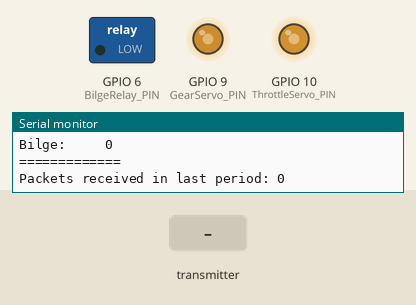
A program run on a simulated ESP32-S3. Shown: switched loads named in the program (green lamp = pin HIGH), output pins drawn as LEDs (lit = HIGH), the last lines printed to the serial monitor. Inputs (shaded band) come from the test bench.

Above: at 3.2 s.
3.3 s: the transmitter starts sending throttle = 1024
At 4.5 s:
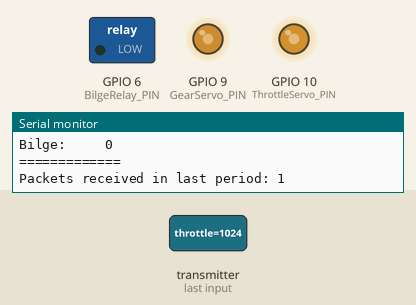
4.8 s: the transmitter starts sending throttle = 4095
At 5.8 s:
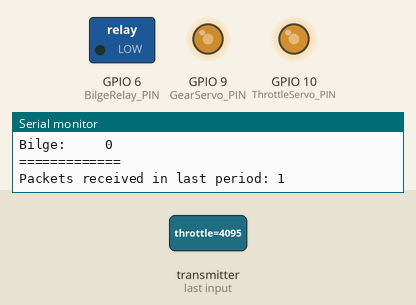
Timing chart, 0 to 7.8 s (numbered marks = the images above; inputs shaded):
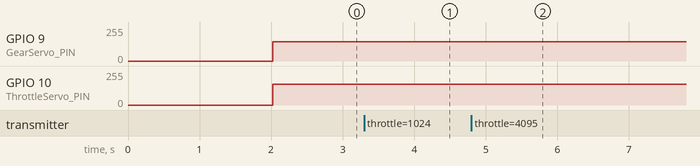

Measured:
- after the input at 3.3 s, GPIO 10 (ThrottleServo_PIN): 156/255 → 155/255 at once
- after the input at 4.8 s, GPIO 10 (ThrottleServo_PIN): 155/255 → 154/255 at once

The program:

main.cpp
```cpp
#include <Arduino.h>
#include <esp32-hal-ledc.h>
#include <WiFi.h>
#include <esp_wifi.h>
#include <esp_now.h>

#define MaxGearChangeThrottle 30

// ----------------------------
//   SETUP
// ----------------------------
// This code runs once, on startup

// Declare classes
// This uses the t-code object above

#define GearServo_PIN 9
#define GearServo_REVERSE 2000
#define GearServo_NEUTRAL 2300
#define GearServo_FORWARD 2600

#define ThrottleServo_PIN 10
#define ThrottleServo_MIN 2000
#define ThrottleServo_MAX 2500
#define ThrottleServo_ZERO (ThrottleServo_MIN + ThrottleServo_MAX) / 2

#define THROTTLE_INPUT_MAX 84000

#define BilgeRelay_PIN 6

#define PWM_RESOLUTION_BITS 12
#define DS3225_Servo_Freq 330

uint8_t newMACAddress[] = {0xb4,0x3a,0x45,0xb0,0xd4,0xa8};

// Position variables
int xLin;
float zeroAngle;
float xPosition;
float mode;
long startTime;
float motorVoltage;
uint64_t cycle = 0;
uint64_t pktsReceived = 0;

enum FOREBOARD_GEAR_STATE {
  GEAR_STATE_REVERSE = -1,
  GEAR_STATE_NEUTRAL = 0,
  GEAR_STATE_FORWARD = 1
};
FOREBOARD_GEAR_STATE safeGearState = GEAR_STATE_NEUTRAL;


class Servo
{
public:
  Servo() {}

  Servo(int pin, int freq, int pwm_bits, int in_min, int in_max, int out_min, int out_max)//, int zero = -1)
  {
    Serial.printf("Instantiating servo on pin %d\n", pin);

    _pin = pin;
    _freq = freq;
    _pwm_bits = pwm_bits; // resolution in bits
    _servo_int = 1000000 / freq;
    _in_min = in_min;
    _in_max = in_max;
    _out_min = out_min;
    _out_max = out_max;

    // Initialize the servo pin
    ledcAttach(_pin, _freq, _pwm_bits);
  }

  void write(int value)
  {
    int clamped;
    if (value > _in_max) {
      clamped = _in_max;
    } else if (value < _in_min) {
      clamped = _in_min;
    } else {
      clamped = value;
    }
    long out = map(clamped, _in_min, _in_max, _out_min, _out_max);
    ledcWrite(_pin, out);
  }

private:
  int _pin;
  int _freq;
  int _pwm_bits;
  int _servo_int;
  int _in_min;
  int _in_max;
  int _out_min;
  int _out_max;
  int _zero;
};

Servo GearServo;
Servo ThrottleServo;

// Structure example to receive data
// Must match the sender structure
typedef struct struct_message
{
  int id;
  int steer;    //-10000 to 10000
  int throttle; // 0 to 10000
  FOREBOARD_GEAR_STATE gear;     //-1,0,1
  int bilge;    // 1,0
} struct_message;

// Create a structure to hold the readings from each board
struct_message foreBoard;

void dumpState(struct_message *msg) {
  Serial.printf("=============\n");
  Serial.printf("ID:        %d\n", msg->id);
  Serial.printf("Steer:     %d\n", msg->steer);
  Serial.printf("Throttle:  %d\n", msg->throttle);
  Serial.printf("Gear       %d\n", (int)msg->gear);
  Serial.printf("Bilge:     %d\n", msg->bilge);
  Serial.printf("=============\n");
  Serial.println();
}

// callback function that will be executed when data is received
void OnDataRecv(const uint8_t *mac_addr, const uint8_t *incomingData, int len)
{
  struct_message incomingMessage = {0};
  char macStr[18];
  snprintf(macStr, sizeof(macStr), "%02x:%02x:%02x:%02x:%02x:%02x",
           mac_addr[0], mac_addr[1], mac_addr[2], mac_addr[3], mac_addr[4], mac_addr[5]);
  // Serial.printf("Received message from %s\n", macStr);

  memcpy(&incomingMessage, incomingData, sizeof(incomingMessage));

  // Update the structures with the new incoming data
  foreBoard.steer = incomingMessage.steer;
  foreBoard.throttle = incomingMessage.throttle;
  foreBoard.gear = incomingMessage.gear;
  foreBoard.bilge = incomingMessage.bilge;

  pktsReceived++;
}

void setup()
{
  Serial.begin(115200);
  delay(2000);

  Serial.println("Setting up...");

  Serial.println("Initialising state");
  foreBoard.gear = GEAR_STATE_NEUTRAL;
  foreBoard.steer = 0;
  foreBoard.throttle = 0;
  foreBoard.bilge = 0;

  Serial.println("Setting pin modes");
  pinMode(BilgeRelay_PIN, OUTPUT);

  Serial.println("Instantiating servos");
  GearServo = Servo(GearServo_PIN, DS3225_Servo_Freq, PWM_RESOLUTION_BITS, 0, 2, GearServo_REVERSE, GearServo_FORWARD);
  ThrottleServo = Servo(ThrottleServo_PIN, DS3225_Servo_Freq, PWM_RESOLUTION_BITS, 0, 84000, ThrottleServo_MIN, ThrottleServo_MAX);

  Serial.println("Configuring WiFi");
  // Set device as a Wi-Fi Station
  WiFi.mode(WIFI_STA);

  // Change our MAC to the one we want
  esp_err_t err = esp_wifi_set_mac(WIFI_IF_STA, &newMACAddress[0]);
  if (err != ESP_OK) {
    Serial.println("Failed to change MAC address!");
  }

  uint8_t baseMac[6];
  esp_err_t ret = esp_wifi_get_mac(WIFI_IF_STA, baseMac);
  if (ret == ESP_OK) {
    Serial.printf("My MAC address: %02x:%02x:%02x:%02x:%02x:%02x\n",
                  baseMac[0], baseMac[1], baseMac[2],
                  baseMac[3], baseMac[4], baseMac[5]);
  } else {
    Serial.println("Failed to read MAC address");
  }

  // Init ESP-NOW
  if (esp_now_init() != ESP_OK)
  {
    Serial.println("Error initializing ESP-NOW");
    return;
  }

  // Once ESPNow is successfully Init, we will register for recv CB to
  // get recv packer info
  esp_now_register_recv_cb(esp_now_recv_cb_t(OnDataRecv));
  Serial.println("Done");
}

int gearStateToServoInput(FOREBOARD_GEAR_STATE gs) {
  // This maps from the range received from the foreboard (-1, 0, 1) to values in the range
  // which makes the servo behave appropriately.

  switch (gs) {
  case GEAR_STATE_REVERSE:
    return 2;
  case GEAR_STATE_NEUTRAL:
    return 1;
  case GEAR_STATE_FORWARD:
    return 0;
  default:
    Serial.printf("Can't map invalid gear state: %d\n", gs);
    return 1;
  }
}

int throttleStateToServoInput(int throttle) {
  // Need to invert the throttle signal so the throttle servo moves in the correct direction
  if (throttle > THROTTLE_INPUT_MAX) {
    throttle = THROTTLE_INPUT_MAX;
  }
  return THROTTLE_INPUT_MAX - throttle;
}

// ----------------------------
//   MAIN
// ----------------------------
// This loop runs continuously
void loop()
{
  if (cycle++ % 500 == 0) {
    dumpState(&foreBoard);
    Serial.printf("Packets received in last period: %lld\n", pktsReceived);
    pktsReceived = 0;
  }

  // If the gear selected on the control panel is different from the currently selected gear
  if (foreBoard.gear != safeGearState)
  {
    // Check that it's actually safe to change gear right now, i.e. we're changing INTO neutral, or the throttle is low
    if (foreBoard.gear == 0 || foreBoard.throttle <= MaxGearChangeThrottle)
    {
      // It's safe, let's change it
      Serial.printf("Changing gear from %d to %d\n", safeGearState, foreBoard.gear);
      safeGearState = foreBoard.gear;
    }
  }

  if (foreBoard.bilge == 1)
  {
    digitalWrite(BilgeRelay_PIN, HIGH);
  }
  else if (foreBoard.bilge == 0)
  {
    digitalWrite(BilgeRelay_PIN, LOW);
  }

  GearServo.write(gearStateToServoInput(safeGearState));
  ThrottleServo.write(throttleStateToServoInput(foreBoard.throttle));
  delay(1);
}
 
```
